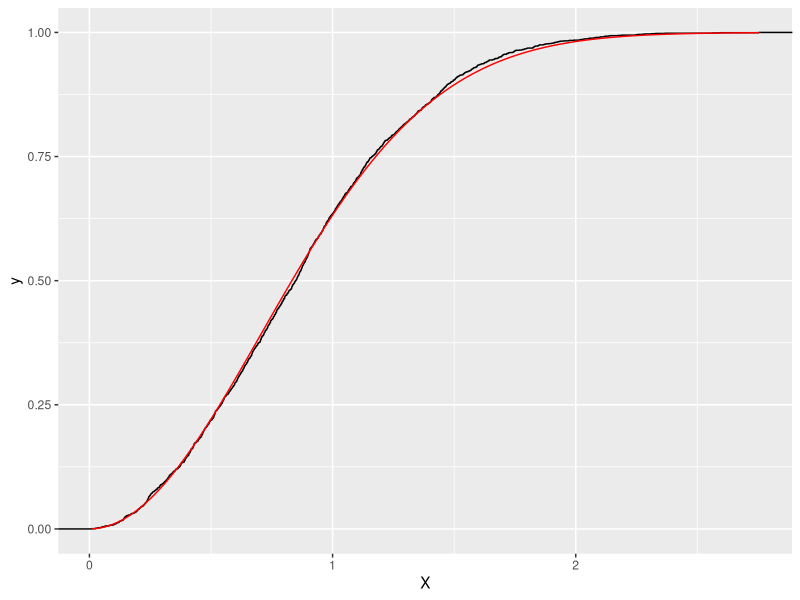
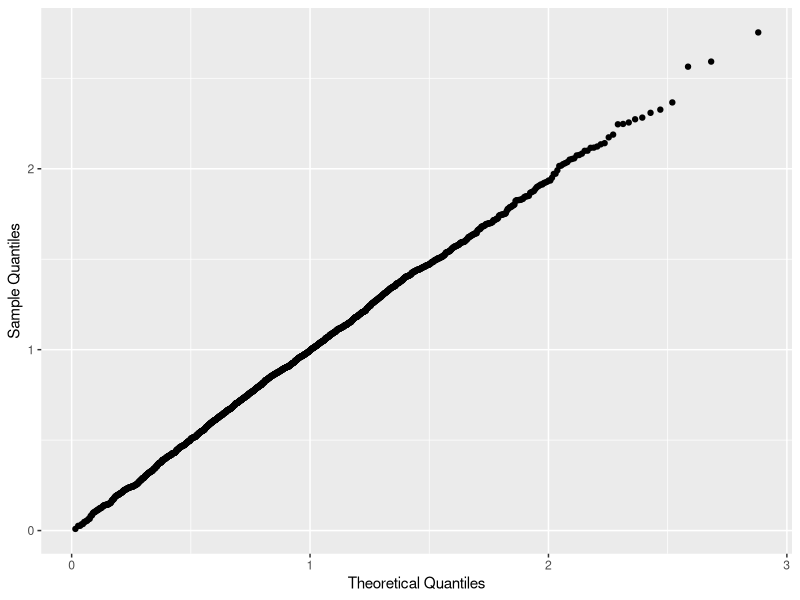
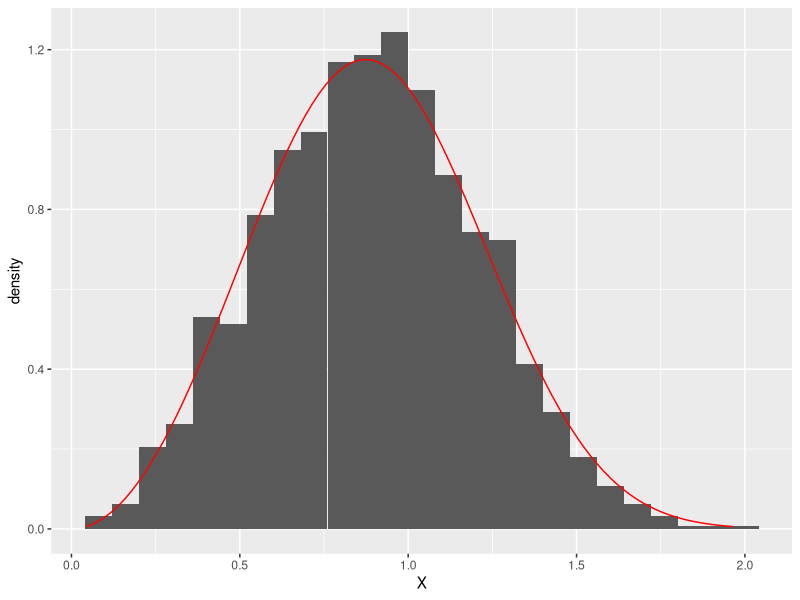

Recreate these plots in R, in order.
## ---- chunk 1
suppressPackageStartupMessages({
  library(ggplot2)
  library(dplyr)
})
## ---- chunk 2
N <- 2000L
set.seed(123456) # PLEASE DO NOT CHANGE THE SEED


# Please write your code below
df1 <- data.frame(u = runif(N)) %>%
      mutate(X = sqrt(-log(1-u)))

## ---- chunk 3
N <- 2000L
set.seed(123456) # PLEASE DO NOT CHANGE THE SEED

# Please write your code below
df2 <- data.frame(u = runif(N)) %>%
      mutate(X = (-log(1-u))^(1/3))
## ---- chunk 4
p1 <- ggplot(data = df1) +
  stat_ecdf(aes(x = X)) +
  stat_function(aes(x= X),
                fun = function(x) (1-exp(-x^2)),color = 'red')
p1

p2 <- ggplot(df1) +
  stat_qq(aes(sample = X),
          distribution = function(p) sqrt(-log(1-p))) +
  xlab("Theoretical Quantiles") + ylab("Sample Quantiles")
p2

## ---- chunk 5
p3 <- ggplot(data = df2) +
  geom_histogram(aes(x=X, y=..density..),bins = 25) +
  stat_function(aes(X), fun = function(x) (3*x^2*exp(-x^3)), color = 'red')
  
p3
